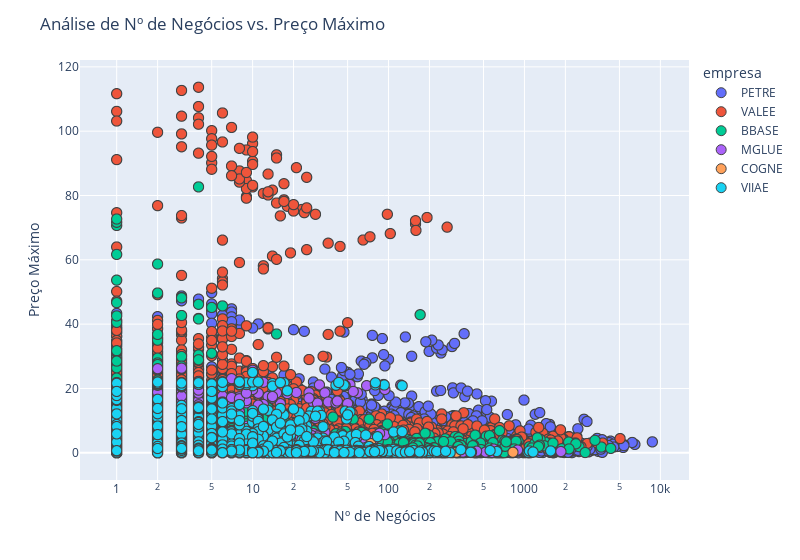

Notebook cell for this chart:
### Code cell
plt.figure(figsize=(13,6))
fig = px.scatter(empresas, x = 'numero_negocios', y = 'preco_maximo', color = 'empresa', hover_name = "empresa", log_x = True, width = 800)
fig.update_traces(marker=dict(size = 10,line = dict(width = 1)),selector=dict(mode = 'markers'))
fig.update_layout(title = 'Análise de Nº de Negócios vs. Preço Máximo')
fig.update_xaxes(title = 'Nº de Negócios')
fig.update_yaxes(title = 'Preço Máximo')
fig.show()

### Figure 1 — Plotly figure (JSON) as saved in the notebook; plotly's stock layout.template omitted (floating-point values rounded to 4 significant figures; data arrays with more than 128 entries replaced by an {"elided": "..."} marker saying what was removed)
{"data": [{"hovertemplate": "<b>%{hovertext}</b><br><br>empresa=PETRE<br>numero_negocios=%{x}<br>preco_maximo=%{y}<extra></extra>", "hovertext": {"elided": "10027 str values"}, "legendgroup": "PETRE", "marker": {"color": "#636efa", "line": {"width": 1}, "size": 10, "symbol": "circle"}, "mode": "markers", "name": "PETRE", "showlegend": true, "type": "scattergl", "x": {"elided": "10027 int values"}, "xaxis": "x", "y": {"elided": "10027 float values"}, "yaxis": "y"}, {"hovertemplate": "<b>%{hovertext}</b><br><br>empresa=VALEE<br>numero_negocios=%{x}<br>preco_maximo=%{y}<extra></extra>", "hovertext": {"elided": "6220 str values"}, "legendgroup": "VALEE", "marker": {"color": "#EF553B", "line": {"width": 1}, "size": 10, "symbol": "circle"}, "mode": "markers", "name": "VALEE", "showlegend": true, "type": "scattergl", "x": {"elided": "6220 int values"}, "xaxis": "x", "y": {"elided": "6220 float values"}, "yaxis": "y"}, {"hovertemplate": "<b>%{hovertext}</b><br><br>empresa=BBASE<br>numero_negocios=%{x}<br>preco_maximo=%{y}<extra></extra>", "hovertext": {"elided": "3892 str values"}, "legendgroup": "BBASE", "marker": {"color": "#00cc96", "line": {"width": 1}, "size": 10, "symbol": "circle"}, "mode": "markers", "name": "BBASE", "showlegend": true, "type": "scattergl", "x": {"elided": "3892 int values"}, "xaxis": "x", "y": {"elided": "3892 float values"}, "yaxis": "y"}, {"hovertemplate": "<b>%{hovertext}</b><br><br>empresa=MGLUE<br>numero_negocios=%{x}<br>preco_maximo=%{y}<extra></extra>", "hovertext": {"elided": "3198 str values"}, "legendgroup": "MGLUE", "marker": {"color": "#ab63fa", "line": {"width": 1}, "size": 10, "symbol": "circle"}, "mode": "markers", "name": "MGLUE", "showlegend": true, "type": "scattergl", "x": {"elided": "3198 int values"}, "xaxis": "x", "y": {"elided": "3198 float values"}, "yaxis": "y"}, {"hovertemplate": "<b>%{hovertext}</b><br><br>empresa=COGNE<br>numero_negocios=%{x}<br>preco_maximo=%{y}<extra></extra>", "hovertext": {"elided": "2023 str values"}, "legendgroup": "COGNE", "marker": {"color": "#FFA15A", "line": {"width": 1}, "size": 10, "symbol": "circle"}, "mode": "markers", "name": "COGNE", "showlegend": true, "type": "scattergl", "x": {"elided": "2023 int values"}, "xaxis": "x", "y": {"elided": "2023 float values"}, "yaxis": "y"}, {"hovertemplate": "<b>%{hovertext}</b><br><br>empresa=VIIAE<br>numero_negocios=%{x}<br>preco_maximo=%{y}<extra></extra>", "hovertext": {"elided": "1942 str values"}, "legendgroup": "VIIAE", "marker": {"color": "#19d3f3", "line": {"width": 1}, "size": 10, "symbol": "circle"}, "mode": "markers", "name": "VIIAE", "showlegend": true, "type": "scattergl", "x": {"elided": "1942 int values"}, "xaxis": "x", "y": {"elided": "1942 float values"}, "yaxis": "y"}], "layout": {"legend": {"title": {"text": "empresa"}, "tracegroupgap": 0}, "margin": {"t": 60}, "title": {"text": "Análise de Nº de Negócios vs. Preço Máximo"}, "width": 800, "xaxis": {"anchor": "y", "domain": [0, 1], "title": {"text": "Nº de Negócios"}, "type": "log"}, "yaxis": {"anchor": "x", "domain": [0, 1], "title": {"text": "Preço Máximo"}}}}
